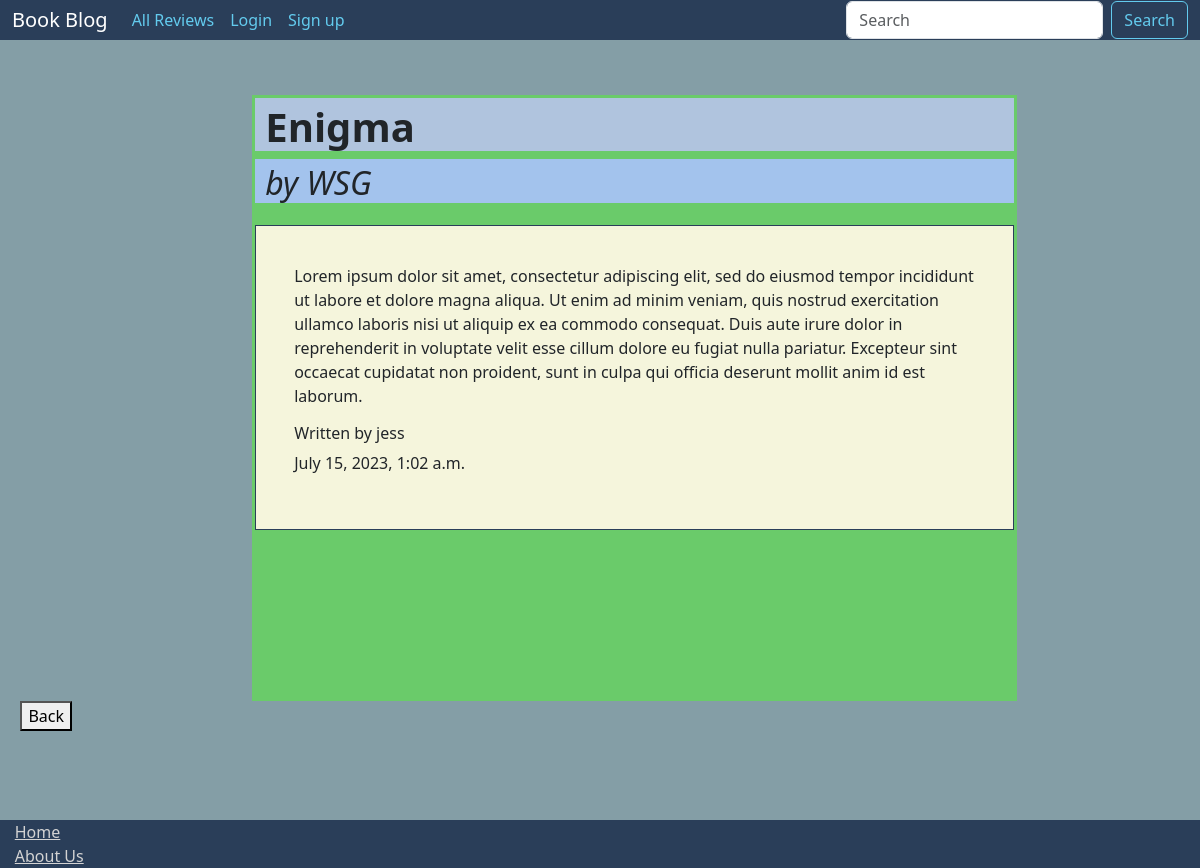
Screenshot of /posts/1/details with the database file from the repository.
### posts/models.py (models this page shows, shortened)
class Post(models.Model):
    book_title = models.CharField(max_length=128)
    book_author = models.CharField(max_length=128)
    body = models.TextField()
    post_author = models.ForeignKey(
        get_user_model(),
        on_delete=models.CASCADE)
    created_on = models.DateTimeField(auto_now_add=True)
    status = models.ForeignKey(
        Status,
        on_delete = models.CASCADE,
        null=True, default=None
    )

### accounts/models.py (models this page shows)
class CustomUser(AbstractUser):
    bio = models.TextField(blank=True)
    profile_image = models.ImageField(upload_to='profile_images/', blank=True)

### posts/views.py (the view)
# urls.py: path("<int:pk>/details", views.PostDetailView.as_view(), name ='details'),
class PostDetailView(DetailView):
    template_name = "posts/details.html"
    model = Post
    fields = ["book_title", "book_author", "post_author", "body"]

### templates/posts/details.html (shortened to what this page needs)
{% extends 'base.html' %}
{% load static %}
{% block content %}
<div class="details_layout">
    <div class="page_h1">
        <h1><strong>{{ post.book_title }}</strong></h1>
    </div>
    <h2 class="details_h2"><em>by {{ post.book_author }}</em></h2>
    <div class="details_body">
        <p>{{ post.body }}</p>
        <h6>Written by {{ post.post_author }}</h6>
        <p>{{ post.created_on }}</p>
    </div>
</div>
{% if user.is_authenticated %}
<a href="{% url 'list'%}"><button>All Reviews</button></a>
<a href="{% url 'my_list'%}"><button>Back</button></a>
{% else %}
<a href="{% url 'list'%}"><button>Back</button></a>
{% endif %}
{% endblock content %}

### static/css/base.css (style rules this page uses)
.page_h1 { background-color: lightsteelblue; padding-left: 10px; padding-top: 5px; }
a { color: rgb(99, 203, 238) !important; }
.details_layout { background-color: rgb(106, 203, 106); max-width: 66%; padding: 3px; margin-left: 20%; margin-top: 3%; height: 82% !important; }
.details_h2 { background-color: #a3c3ed; padding-left: 10px; padding-top: 5px; }
.details_body { background-color: beige; border: 1.5px solid #2A3E59; padding: 5%; margin-top: 3%; }

### rows the page displays
Post: book_title "Enigma", book_author "WSG", body "Lorem ipsum dolor sit amet, consectetur adipiscing elit, sed do eiusmod tempor incididunt ut labore et dolore magna aliqua. Ut enim ad minim veniam, quis nostrud exercitation ullamco laboris nisi ut aliquip ex ea commodo consequat. Duis aute irure dolor in reprehenderit in voluptate velit esse cillum dolore eu fugiat nulla pariatur. Excepteur sint occaecat cupidatat non proident, sunt in culpa qui officia deserunt mollit anim id est laborum.", post_author "jess", created_on "July 15, 2023, 1:02 a.m."
